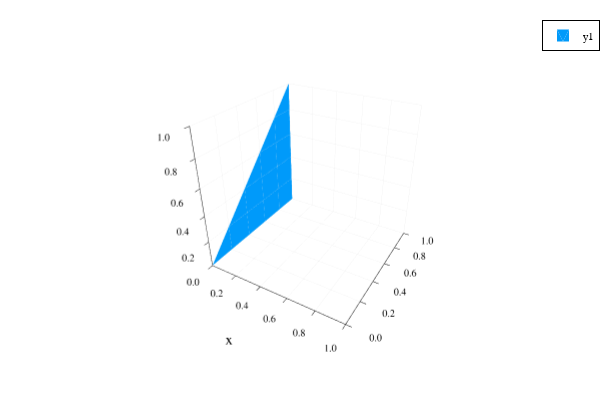

The notebook cell this image was saved under:
### Code cell
xp = [0, 0, 0, 0, 1, 1, 1, 1];
yp = [0, 1, 0, 1, 0, 0, 1, 1];
zp = [0, 0, 1, 1, 1, 0, 0, 1];
connections = [(1,2,4)];

p2=mesh3d(xp,yp,zp; connections, xlabel="x", proj_type = :persp, linecolor=:black)

### Figure 1 — Plotly figure (JSON) as saved in the notebook; plotly's stock layout.template omitted (floating-point values rounded to 4 significant figures)
{"data": [{"color": "rgba(0, 154, 250, 1.000)", "colorbar": {"len": 0.9143, "title": "", "x": 0.9934, "y": 0.533}, "colorscale": [[0, "rgba(0, 154, 250, 1.000)"], [1, "rgba(0, 154, 250, 1.000)"]], "i": [0], "j": [1], "k": [3], "name": "y1", "opacity": null, "scene": "scene", "showlegend": true, "showscale": false, "type": "mesh3d", "x": [0, 0, 0, 0, 1, 1, 1, 1], "xaxis": "x", "y": [0, 1, 0, 1, 0, 0, 1, 1], "yaxis": "y", "z": [0, 0, 1, 1, 1, 0, 0, 1], "zaxis": "z", "zmax": null, "zmin": null}], "layout": {"annotations": [], "height": 400, "legend": {"bgcolor": "rgba(255, 255, 255, 1.000)", "bordercolor": "rgba(0, 0, 0, 1.000)", "borderwidth": 1, "font": {"color": "rgba(0, 0, 0, 1.000)", "family": "sans-serif", "size": 11}, "title": {"font": {"color": "rgba(0, 0, 0, 1.000)", "family": "sans-serif", "size": 15}, "text": ""}, "tracegroupgap": 0, "traceorder": "normal", "x": 1, "xanchor": "auto", "y": 1, "yanchor": "auto"}, "margin": {"b": 20, "l": 0, "r": 0, "t": 20}, "paper_bgcolor": "rgba(255, 255, 255, 1.000)", "plot_bgcolor": "rgba(255, 255, 255, 1.000)", "scene": {"camera": {"eye": {"x": 1.126, "y": -1.95, "z": 1.3}, "projection": "perspective"}, "domain": {"x": [0.05101, 0.9934], "y": [0.07581, 0.9902]}, "xaxis": {"gridcolor": "rgba(0, 0, 0, 0.100)", "gridwidth": 0.5, "linecolor": "rgba(0, 0, 0, 1.000)", "mirror": false, "range": [0, 1], "showgrid": true, "showline": true, "showticklabels": true, "tickangle": 0, "tickcolor": "rgb(0, 0, 0)", "tickfont": {"color": "rgba(0, 0, 0, 1.000)", "family": "sans-serif", "size": 11}, "tickmode": "array", "ticks": "inside", "ticktext": ["0.0", "0.2", "0.4", "0.6", "0.8", "1.0"], "tickvals": [0, 0.2, 0.4, 0.6, 0.8, 1], "title": "x", "titlefont": {"color": "rgba(0, 0, 0, 1.000)", "family": "sans-serif", "size": 15}, "type": "-", "visible": true, "zeroline": false, "zerolinecolor": "rgba(0, 0, 0, 1.000)"}, "yaxis": {"gridcolor": "rgba(0, 0, 0, 0.100)", "gridwidth": 0.5, "linecolor": "rgba(0, 0, 0, 1.000)", "mirror": false, "range": [0, 1], "showgrid": true, "showline": true, "showticklabels": true, "tickangle": 0, "tickcolor": "rgb(0, 0, 0)", "tickfont": {"color": "rgba(0, 0, 0, 1.000)", "family": "sans-serif", "size": 11}, "tickmode": "array", "ticks": "inside", "ticktext": ["0.0", "0.2", "0.4", "0.6", "0.8", "1.0"], "tickvals": [0, 0.2, 0.4, 0.6, 0.8, 1], "title": "", "titlefont": {"color": "rgba(0, 0, 0, 1.000)", "family": "sans-serif", "size": 15}, "type": "-", "visible": true, "zeroline": false, "zerolinecolor": "rgba(0, 0, 0, 1.000)"}, "zaxis": {"gridcolor": "rgba(0, 0, 0, 0.100)", "gridwidth": 0.5, "linecolor": "rgba(0, 0, 0, 1.000)", "mirror": false, "range": [0, 1], "showgrid": true, "showline": true, "showticklabels": true, "tickangle": 0, "tickcolor": "rgb(0, 0, 0)", "tickfont": {"color": "rgba(0, 0, 0, 1.000)", "family": "sans-serif", "size": 11}, "tickmode": "array", "ticks": "inside", "ticktext": ["0.0", "0.2", "0.4", "0.6", "0.8", "1.0"], "tickvals": [0, 0.2, 0.4, 0.6, 0.8, 1], "title": "", "titlefont": {"color": "rgba(0, 0, 0, 1.000)", "family": "sans-serif", "size": 15}, "type": "-", "visible": true, "zeroline": false, "zerolinecolor": "rgba(0, 0, 0, 1.000)"}}, "showlegend": true, "width": 600}}
